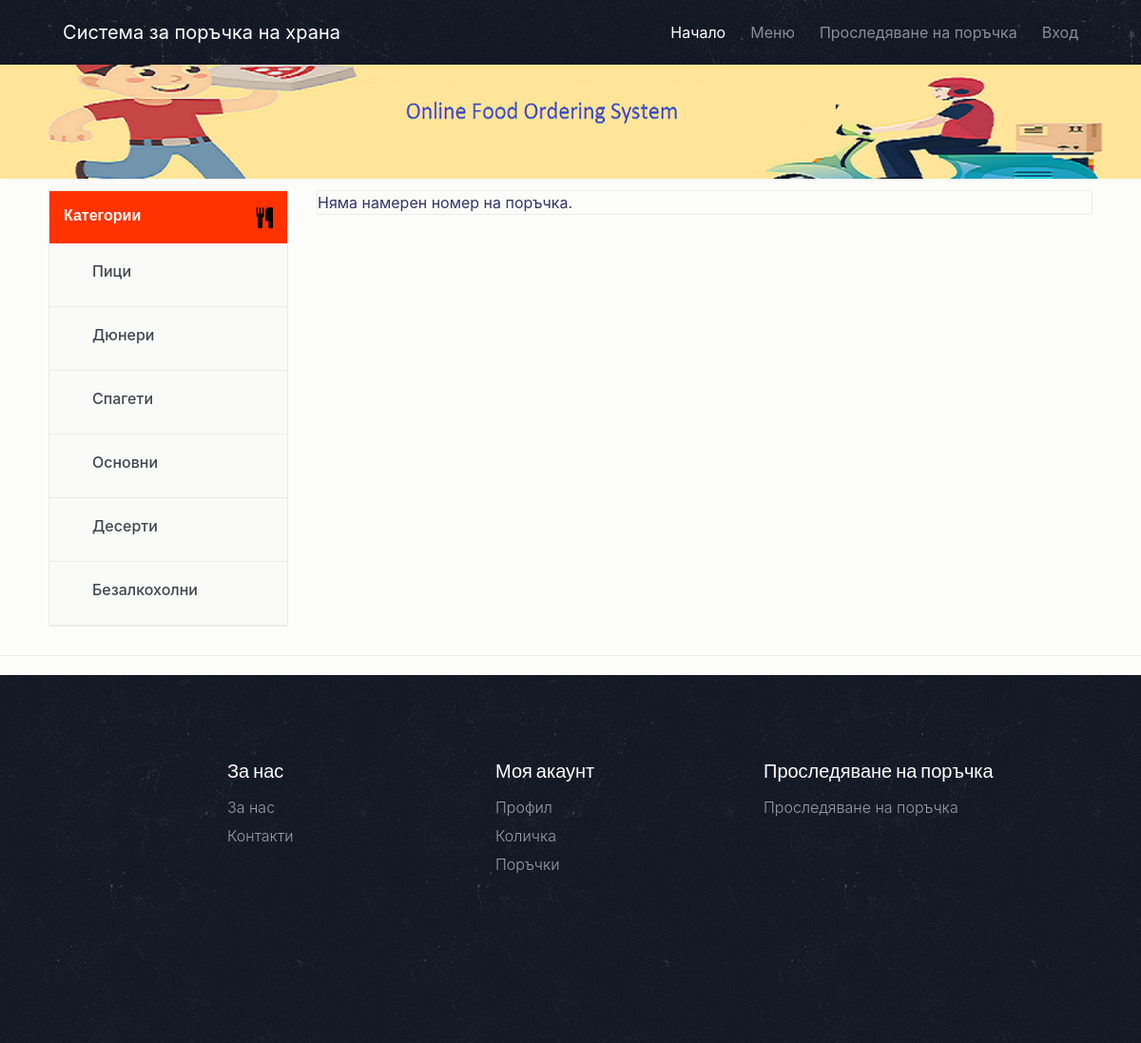
Screenshot of /track-order-search.php with the database file from the repository.
### tables this page shows
CREATE TABLE `tblcategory` (
  `ID` int(5) NOT NULL,
  `CategoryName` varchar(120) DEFAULT NULL,
  `CreationDate` timestamp NULL DEFAULT current_timestamp()
);

### track-order-search.php (the view, shortened to what this page needs)
<?php
include_once('includes/dbconnection.php');
  ?>
<!DOCTYPE html>
<html lang="en">
<head>
    <link href="css/bootstrap.min.css" rel="stylesheet">
    <link href="css/font-awesome.min.css" rel="stylesheet">
    <link href="css/animsition.min.css" rel="stylesheet">
    <link href="css/animate.css" rel="stylesheet">
    <link href="css/style.css" rel="stylesheet">
</head>
<body>
    <div class="site-wrapper animsition" data-animsition-in="fade-in" data-animsition-out="fade-out">
        <header id="header" class="header-scroll top-header headrom">
       <?php include_once('includes/header.php');?>
        </header>
        <div class="page-wrapper">
            <div class="inner-page-hero bg-image" data-image-src="images/online.jpg">
            </div>
            <div class="result-show">
                <div class="container">
                    <div class="row">
                        <div class="col-sm-3">
                    </div>
                </div>
            </div>
            <section class="restaurants-page">
                <div class="container">
                    <div class="row">
                        <div class="col-xs-12 col-sm-5 col-md-5 col-lg-3">
                            <div class="sidebar clearfix m-b-20">
                                <div class="main-block">
                                    <div class="sidebar-title white-txt">
                                        <h6>Категории</h6> <i class="fa fa-cutlery pull-right"></i> </div>
                                    <?php
      $query=mysqli_query($con,"select * from  tblcategory");
              while($row=mysqli_fetch_array($query))
              {
              ?>
                               <ul>
                                            <li>
                                                <label class="custom-control custom-checkbox">
                                                    <span class="custom-control-description"><a href="viewfood-categorywise.php?catid=<?php echo $row['CategoryName'];?>"><?php echo $row['CategoryName'];?></a></span> </label>
                                            </li>
                                        </ul>
                                        <?php } ?>
                                    <div class="clearfix"></div>
                                </div>
                            </div>
                        </div>
                        <div class="col-xs-12 col-sm-7 col-md-7 col-lg-9">
                            <div class="bg-gray restaurant-entry">
<?php
$orderno=$_POST['ordernumber'];
      $query=mysqli_query($con,"select * from  tblorderaddresses  where Ordernumber='$orderno'");
      $result=mysqli_num_rows($query);
      if($result=='0'){ ?>
<div class="row">
<div class="col-sm-12 col-md-12 col-lg-8 text-xs-center text-sm-left">
Няма намерен номер на поръчка.
</div>
</div>
       <?php }else {
              while($row=mysqli_fetch_array($query))
              { ?>
                                <div class="row">
                                    <div class="col-sm-12 col-md-12 col-lg-8 text-xs-center text-sm-left">
                                        <div class="entry-logo">
                                <a class="img-fluid" href="order-details.php?orderid=<?php echo $row['Ordernumber'];?>"><img src="images/order.jpg" width="100" height="100" alt="Order "></a>
                                        </div>
                                        <div class="entry-dscr">
         <h5><a href="order-details.php?orderid=<?php echo $row['Ordernumber'];?>">Поръчка # <?php echo $row['Ordernumber'];?></a></h5>
         <p><b>Дата на поръчката :</b> <?php echo $row['OrderTime']?></p>
                                            <ul class="list-inline">
                                                <li class="list-inline-item"><i class="fa fa-check"></i>
                                                    <?php $status=$row['OrderFinalStatus'];
if($status==''){
 echo "Waiting for Restaurant confirmation";
} else{
echo $status;
}
                                                    ?></li>
                                                <li class="list-inline-item"><i class="fa fa-motorcycle"></i>
<?php
$link = "http";
$link .= "://";
$link .= $_SERVER['HTTP_HOST'];
?>
 <a href="javascript:void(0);" onClick="popUpWindow('trackorder.php?oid=<?php echo htmlentities($row['Ordernumber']);?>');" title="Track order">Проследяване на поръчката</a></li>
                                            </ul>
                                        </div>
                                    </div>
                                    <div class="col-sm-12 col-md-12 col-lg-4 text-xs-center">
                                        <div class="right-content bg-white">
                                            <div class="right-review">
                                     <a href="track-order-details.php?orderid=<?php echo $row['Ordernumber'];?>" class="btn theme-btn-dash">Детайли</a> </div>
                                        </div>
                                    </div>
                                </div>
                                <hr />
                            <?php }} ?>
                            </div>
                            </div>
                        </div>
                    </div>
                </div>
            <?php include('includes/footer.php');?>
        </div>
    </div>
</body>
</html>

### css/style.css (style rules this page uses)
body { background: rgba(252, 251, 249, 0.68); font-size: 16px; color: #4d4f56; font-weight: 400; overflow-x: hidden; }
.h1, .h2, .h3, .h4, .h5, .h6, h1, h2, h3, h4, h5, h6 { font-family: "Source Sans Pro", sans-serif; color: #25282b; }
a { color: #f30; }
ul { list-style-type: none; padding: 0; }
.container { max-width: 1270px; width: 94%; }
.page-wrapper { padding-top: 68px; }
.custom-control { padding-left: 30px; }
.m-b-20 { margin-bottom: 20px; }
#header { position: fixed; width: 100%; border: 0; z-index: 99; }
.inner-page-hero { padding-top: 5%; padding-bottom: 5%; }
.result-show div i { margin-left: 10px; font-size: 22px; vertical-align: middle; color: #000; }
.result-show { padding: 7px 0 10px; border-bottom: 1px solid #eaebeb; color: #333366; margin-bottom: 20px; }
.sidebar { border: 1px solid #eaebeb; background: #fafaf8; border-radius: 3px; }
.sidebar-title { padding: 15px 15px 15px; background: #f30; float: left; width: 100%; }
.sidebar-title h6 { float: left; margin-bottom: 0; color: #fff; font-size: 16px; font-weight: 600; line-height: 20px; }
.sidebar-title i { float: right; color: #fff; font-size: 15px; margin-top: 3px; }
.main-block ul li { line-height: 28px; font-weight: 300; display: block; border-bottom: 1px solid #eaebeb; font-weight: 500; color: #414551; }
.main-block ul li a { color: #414551; display: block; font-weight: 500; padding: 15px; }
.main-block ul { float: left; width: 100%; margin-bottom: 0; }
.main-block ul li:first-of-type { border-top: none }
.restaurant-entry { border: 1px solid #eaebeb; border-radius: 2px; margin-bottom: 20px; }

### rows the page displays
tblcategory: CategoryName "Пици"
tblcategory: CategoryName "Дюнери"
tblcategory: CategoryName "Спагети"
tblcategory: CategoryName "Основни"
tblcategory: CategoryName "Десерти"
tblcategory: CategoryName "Безалкохолни"
